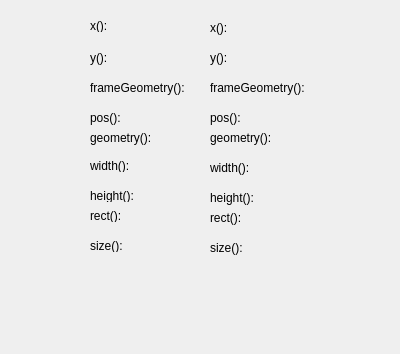
<?xml version="1.0" encoding="UTF-8"?>
<ui version="4.0">
 <class>winDialog</class>
 <widget class="QDialog" name="winDialog">
  <property name="geometry">
   <rect>
    <x>0</x>
    <y>0</y>
    <width>400</width>
    <height>354</height>
   </rect>
  </property>
  <property name="windowTitle">
   <string>Dialog</string>
  </property>
  <widget class="QLabel" name="xlabel">
   <property name="geometry">
    <rect>
     <x>210</x>
     <y>20</y>
     <width>121</width>
     <height>16</height>
    </rect>
   </property>
   <property name="text">
    <string>x():</string>
   </property>
  </widget>
  <widget class="QLabel" name="ylabel">
   <property name="geometry">
    <rect>
     <x>210</x>
     <y>50</y>
     <width>131</width>
     <height>16</height>
    </rect>
   </property>
   <property name="text">
    <string>y():</string>
   </property>
  </widget>
  <widget class="QLabel" name="flabel">
   <property name="geometry">
    <rect>
     <x>210</x>
     <y>80</y>
     <width>171</width>
     <height>16</height>
    </rect>
   </property>
   <property name="text">
    <string>frameGeometry():</string>
   </property>
  </widget>
  <widget class="QLabel" name="plabel">
   <property name="geometry">
    <rect>
     <x>210</x>
     <y>110</y>
     <width>161</width>
     <height>16</height>
    </rect>
   </property>
   <property name="text">
    <string>pos():</string>
   </property>
  </widget>
  <widget class="QLabel" name="glabel">
   <property name="geometry">
    <rect>
     <x>210</x>
     <y>130</y>
     <width>161</width>
     <height>16</height>
    </rect>
   </property>
   <property name="text">
    <string>geometry():</string>
   </property>
   <property name="textFormat">
    <enum>Qt::AutoText</enum>
   </property>
  </widget>
  <widget class="QLabel" name="wlabel">
   <property name="geometry">
    <rect>
     <x>210</x>
     <y>160</y>
     <width>151</width>
     <height>16</height>
    </rect>
   </property>
   <property name="text">
    <string>width():</string>
   </property>
  </widget>
  <widget class="QLabel" name="hlabel">
   <property name="geometry">
    <rect>
     <x>210</x>
     <y>190</y>
     <width>151</width>
     <height>16</height>
    </rect>
   </property>
   <property name="text">
    <string>height():</string>
   </property>
  </widget>
  <widget class="QLabel" name="rlabel">
   <property name="geometry">
    <rect>
     <x>210</x>
     <y>210</y>
     <width>141</width>
     <height>16</height>
    </rect>
   </property>
   <property name="text">
    <string>rect():</string>
   </property>
  </widget>
  <widget class="QLabel" name="slabel">
   <property name="geometry">
    <rect>
     <x>210</x>
     <y>240</y>
     <width>151</width>
     <height>16</height>
    </rect>
   </property>
   <property name="text">
    <string>size():</string>
   </property>
  </widget>
  <widget class="QLabel" name="label">
   <property name="geometry">
    <rect>
     <x>90</x>
     <y>20</y>
     <width>54</width>
     <height>12</height>
    </rect>
   </property>
   <property name="text">
    <string>x():</string>
   </property>
  </widget>
  <widget class="QLabel" name="label_2">
   <property name="geometry">
    <rect>
     <x>90</x>
     <y>50</y>
     <width>31</width>
     <height>16</height>
    </rect>
   </property>
   <property name="text">
    <string>y():</string>
   </property>
  </widget>
  <widget class="QLabel" name="label_3">
   <property name="geometry">
    <rect>
     <x>90</x>
     <y>80</y>
     <width>101</width>
     <height>16</height>
    </rect>
   </property>
   <property name="text">
    <string>frameGeometry():</string>
   </property>
  </widget>
  <widget class="QLabel" name="label_4">
   <property name="geometry">
    <rect>
     <x>90</x>
     <y>110</y>
     <width>41</width>
     <height>16</height>
    </rect>
   </property>
   <property name="text">
    <string>pos():</string>
   </property>
  </widget>
  <widget class="QLabel" name="label_5">
   <property name="geometry">
    <rect>
     <x>90</x>
     <y>130</y>
     <width>71</width>
     <height>16</height>
    </rect>
   </property>
   <property name="text">
    <string>geometry():</string>
   </property>
  </widget>
  <widget class="QLabel" name="label_6">
   <property name="geometry">
    <rect>
     <x>90</x>
     <y>160</y>
     <width>54</width>
     <height>12</height>
    </rect>
   </property>
   <property name="text">
    <string>width():</string>
   </property>
  </widget>
  <widget class="QLabel" name="label_7">
   <property name="geometry">
    <rect>
     <x>90</x>
     <y>190</y>
     <width>54</width>
     <height>12</height>
    </rect>
   </property>
   <property name="text">
    <string>height():</string>
   </property>
  </widget>
  <widget class="QLabel" name="label_8">
   <property name="geometry">
    <rect>
     <x>90</x>
     <y>210</y>
     <width>54</width>
     <height>12</height>
    </rect>
   </property>
   <property name="text">
    <string>rect():</string>
   </property>
  </widget>
  <widget class="QLabel" name="label_9">
   <property name="geometry">
    <rect>
     <x>90</x>
     <y>240</y>
     <width>54</width>
     <height>12</height>
    </rect>
   </property>
   <property name="text">
    <string>size():</string>
   </property>
  </widget>
 </widget>
 <resources/>
 <connections/>
</ui>
